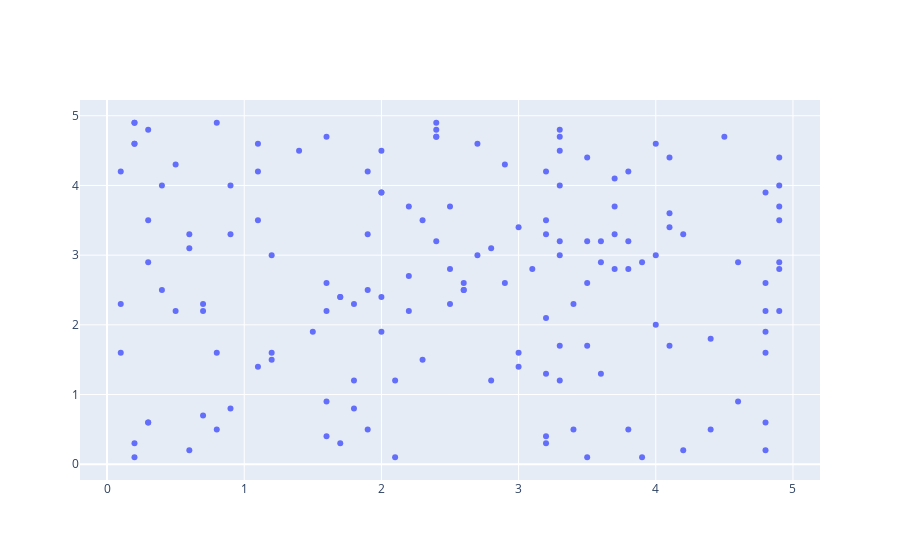

This figure's notebook cell:
### Code cell
# import all required libraries
import numpy as np
import plotly
import plotly.graph_objects as go
import plotly.offline as pyo
from plotly.offline import init_notebook_mode

init_notebook_mode(connected=True)

# generating 150 random integers
# from 1 to 50
x = np.random.randint(low=1, high=50, size=150)*0.1

# generating 150 random integers
# from 1 to 50
y = np.random.randint(low=1, high=50, size=150)*0.1

# plotting scatter plot
fig = go.Figure(data=go.Scatter(x=x, y=y, mode='markers'))

fig.show()

### Figure 1 — Plotly figure (JSON) as saved in the notebook; plotly's stock layout.template omitted (floating-point values rounded to 4 significant figures; data arrays with more than 128 entries replaced by an {"elided": "..."} marker saying what was removed)
{"data": [{"mode": "markers", "type": "scatter", "x": {"elided": "150 float values"}, "y": {"elided": "150 float values"}}], "layout": {}}
